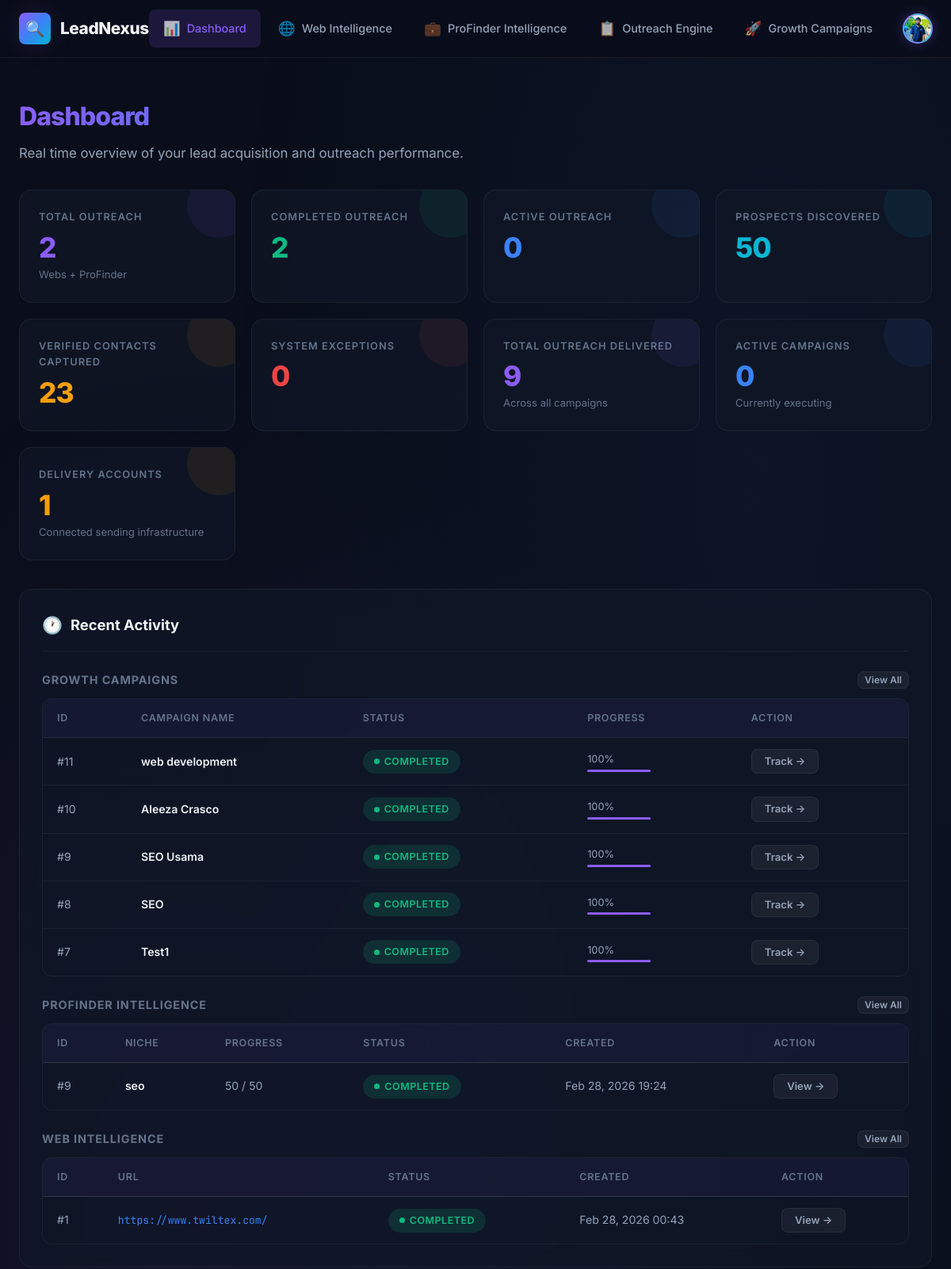
The app's page / (signed in, upper part), older data.
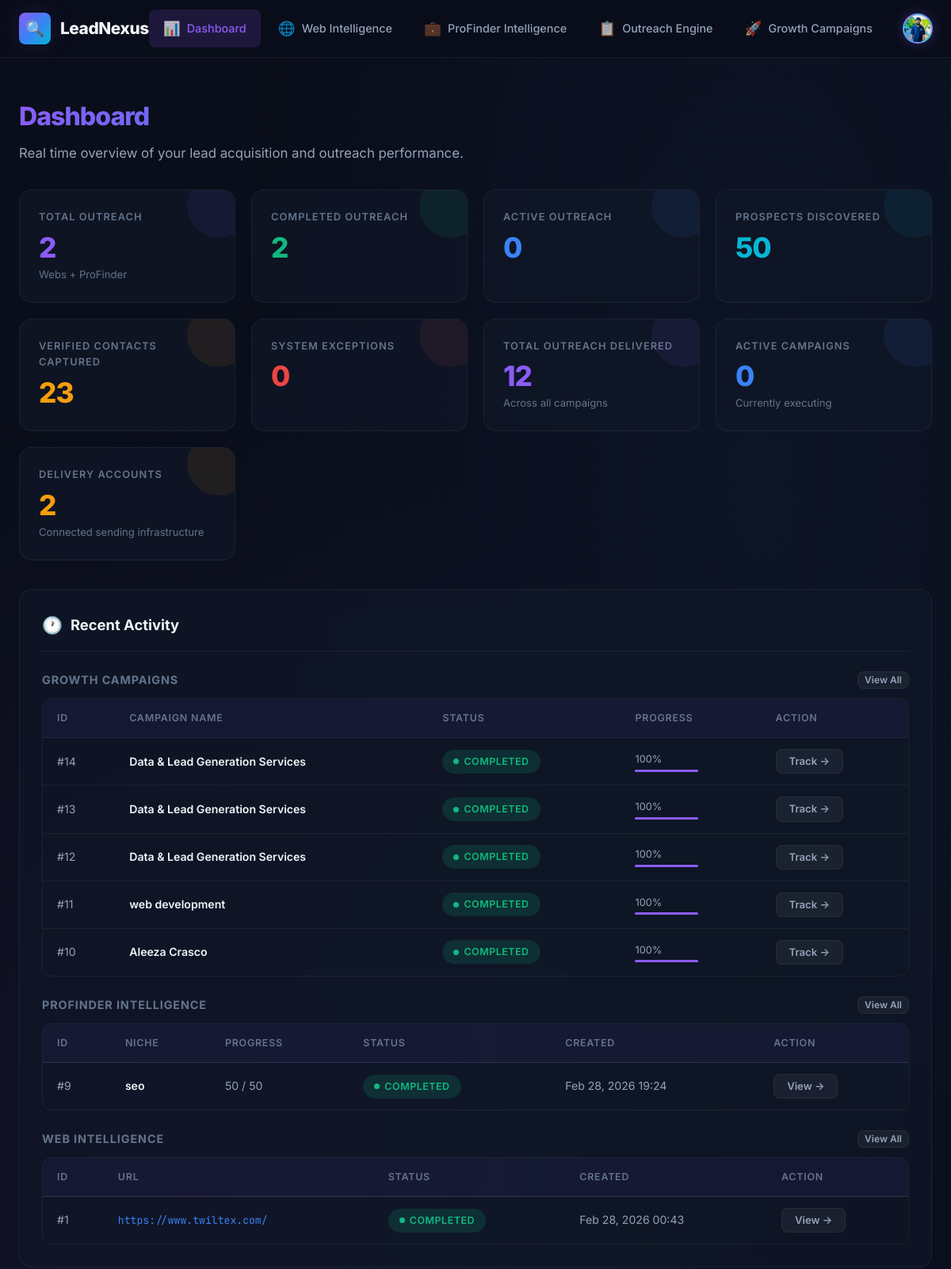
The same page, newer data.
### mail/models.py (models this page shows, shortened)
class EmailCampaign(models.Model):
    STATUS_CHOICES = [
        ('pending', 'Pending'),
        ('running', 'Running'),
        ('paused', 'Paused'),
        ('completed', 'Completed'),
        ('failed', 'Failed'),
    ]
    name = models.CharField(max_length=255, default="Untitled Campaign", help_text="A friendly name for your campaign")
    subject = models.CharField(max_length=255)
    body = models.TextField(help_text="Use {{ name }} for placeholders")
    gap_minutes = models.IntegerField(default=1, help_text="Wait time between each email")
    status = models.CharField(max_length=20, choices=STATUS_CHOICES, default='pending')
    created_at = models.DateTimeField(auto_now_add=True)
    updated_at = models.DateTimeField(auto_now=True)
    total_recipients = models.IntegerField(default=0)
    sent_count = models.IntegerField(default=0)
    failed_count = models.IntegerField(default=0)
    @property
    def progress_percentage(self):
        if self.total_recipients == 0:
            return 0
        return int(((self.sent_count + self.failed_count) / self.total_recipients) * 100)

### core/models.py (models this page shows, shortened)
class LinkedInScrapeJob(models.Model):
    STATUS_CHOICES = [
        ('pending',   'Pending'),
        ('running',   'Running'),
        ('completed', 'Completed'),
        ('failed',    'Failed'),
        ('cancelled', 'Cancelled'),
    ]
    niche           = models.CharField(max_length=500, help_text="Search niche / keywords")
    max_profiles    = models.PositiveIntegerField(default=50, help_text="Max profiles to scrape")
    scrape_websites = models.BooleanField(default=True, help_text="Also visit & scrape company websites")
    headless        = models.BooleanField(default=False, help_text="Run Chrome in headless mode")
    account = models.ForeignKey(
        LinkedInAccount,
        on_delete=models.SET_NULL,
        null=True,
        blank=True,
        related_name='jobs',
        help_text="Stored LinkedIn account to use for this job"
    )
    linkedin_email    = models.CharField(max_length=255, blank=True, default='', help_text="Manual email (overridden if account selected)")
    linkedin_password = models.CharField(max_length=255, blank=True, default='', help_text="Manual password (overridden if account selected)")
    status        = models.CharField(max_length=20, choices=STATUS_CHOICES, default='pending', db_index=True)
    error_message = models.TextField(blank=True, default='')
    progress      = models.PositiveIntegerField(default=0, help_text="Profiles scraped so far")
    created_at   = models.DateTimeField(auto_now_add=True)
    started_at   = models.DateTimeField(null=True, blank=True)
    completed_at = models.DateTimeField(null=True, blank=True)
    class Meta:
        ordering = ['-created_at']
        verbose_name = 'LinkedIn Scrape Job'

class ScrapeJob(models.Model):
    STATUS_CHOICES = [
        ('pending',   'Pending'),
        ('running',   'Running'),
        ('completed', 'Completed'),
        ('failed',    'Failed'),
        ('cancelled', 'Cancelled'),
    ]
    url               = models.URLField(max_length=2000, help_text="Target website URL")
    scrape_contact    = models.BooleanField(default=True, help_text="Also scrape contact/about pages")
    max_contact_pages = models.PositiveSmallIntegerField(default=3)
    status        = models.CharField(max_length=20, choices=STATUS_CHOICES, default='pending', db_index=True)
    error_message = models.TextField(blank=True, default='')
    created_at   = models.DateTimeField(auto_now_add=True)
    started_at   = models.DateTimeField(null=True, blank=True)
    completed_at = models.DateTimeField(null=True, blank=True)
    class Meta:
        ordering = ['-created_at']
        verbose_name = 'Website Scrape Job'

### core/template_views.py (the view)
# urls.py: path('',                       template_views.dashboard,           name='dashboard'),
@login_required
def dashboard(request):
    website_jobs  = ScrapeJob.objects.all()
    linkedin_jobs = LinkedInScrapeJob.objects.all()
    total_jobs = website_jobs.count() + linkedin_jobs.count()
    completed_jobs = (
        website_jobs.filter(status='completed').count()
        + linkedin_jobs.filter(status='completed').count()
    )
    running_jobs = (
        website_jobs.filter(status='running').count()
        + linkedin_jobs.filter(status='running').count()
    )
    failed_jobs = (
        website_jobs.filter(status='failed').count()
        + linkedin_jobs.filter(status='failed').count()
    )
    total_profiles = ScrapedLinkedInProfile.objects.count()
    emails_found = (
        ScrapedWebsite.objects.exclude(email__isnull=True).exclude(email='').count()
        + ScrapedLinkedInProfile.objects.exclude(website_email__isnull=True).exclude(website_email='').count()
    )
    return render(request, 'dashboard.html', {
        'active_page':     'dashboard',
        'total_jobs':      total_jobs,
        'completed_jobs':  completed_jobs,
        'running_jobs':    running_jobs,
        'failed_jobs':     failed_jobs,
        'total_profiles':  total_profiles,
        'emails_found':    emails_found,
        'total_emails_sent': sum(c.sent_count for c in EmailCampaign.objects.all()),
        'active_campaigns': EmailCampaign.objects.filter(status='running').count(),
        'smtp_accounts': SMTPCredential.objects.all(),
        'recent_website_jobs':  website_jobs.order_by('-created_at')[:5],
        'recent_linkedin_jobs': linkedin_jobs.order_by('-created_at')[:5],
        'recent_campaigns': EmailCampaign.objects.all().order_by('-created_at')[:5],
    })

### templates/dashboard.html (shortened to what the changed rows need)
{% extends "base.html" %}
{% block content %}
<div class="page-header">
    <h1 class="page-title">Dashboard</h1>
</div>
<div class="stats-grid">
    <div class="stat-card purple">
        <div class="stat-label">Total Outreach Delivered</div>
        <div class="stat-value">{{ total_emails_sent }}</div>
        <div class="stat-sub">Across all campaigns</div>
    </div>
    <div class="stat-card amber">
        <div class="stat-label">Delivery Accounts</div>
        <div class="stat-value">{{ smtp_accounts.count }}</div>
        <div class="stat-sub">Connected sending infrastructure</div>
    </div>
</div>
{% if recent_website_jobs or recent_linkedin_jobs %}
<div style="margin-top: 36px;">
    <div class="card">
        <div class="card-header">
            <h2 class="card-title"><span class="card-icon">🕐</span> Recent Activity</h2>
        </div>
        {% if recent_campaigns %}
        <div class="table-wrapper" style="margin-bottom: 24px;">
            <table class="data-table">
                <thead>
                    <tr>
                        <th>ID</th>
                        <th>Campaign Name</th>
                        <th>Status</th>
                        <th>Progress</th>
                        <th>Action</th>
                    </tr>
                </thead>
                <tbody>
                    {% for campaign in recent_campaigns %}
                    <tr>
                        <td>#{{ campaign.id }}</td>
                        <td class="cell-name">{{ campaign.name }}</td>
                        <td><span class="badge badge-{{ campaign.status }}"><span class="badge-dot"></span> {{ campaign.status|upper }}</span></td>
                        <td>
                            <div style="font-size: 0.8rem; margin-bottom: 2px;">{{ campaign.progress_percentage }}%</div>
                            <div style="width: 80px; height: 3px; background: var(--border); border-radius: 2px;">
                                <div style="width: {{ campaign.progress_percentage }}%; height: 100%; background: var(--accent-purple); border-radius: 2px;"></div>
                            </div>
                        </td>
                        <td><a href="/mail/campaign/{{ campaign.id }}/" class="btn btn-secondary btn-sm">Track →</a></td>
                    </tr>
                    {% endfor %}
                </tbody>
            </table>
        </div>
        {% endif %}
        {% if recent_linkedin_jobs %}
        <div class="table-wrapper" style="margin-bottom: 24px;">
            <table class="data-table">
                <thead>
                    <tr>
                        <th>ID</th>
                        <th>Niche</th>
                        <th>Progress</th>
                        <th>Status</th>
                        <th>Created</th>
                        <th>Action</th>
                    </tr>
                </thead>
                <tbody>
                    {% for job in recent_linkedin_jobs %}
                    <tr>
                        <td>#{{ job.id }}</td>
                        <td class="cell-name">{{ job.niche }}</td>
                        <td>{{ job.progress }} / {{ job.max_profiles }}</td>
                        <td><span class="badge badge-{{ job.status }}"><span class="badge-dot"></span> {{ job.status }}</span></td>
                        <td>{{ job.created_at|date:"M d, Y H:i" }}</td>
                        <td><a href="/linkedin-job/{{ job.id }}/" class="btn btn-secondary btn-sm">View →</a></td>
                    </tr>
                    {% endfor %}
                </tbody>
            </table>
        </div>
        {% endif %}
        {% if recent_website_jobs %}
        <div class="table-wrapper">
            <table class="data-table">
                <thead>
                    <tr>
                        <th>ID</th>
                        <th>URL</th>
                        <th>Status</th>
                        <th>Created</th>
                        <th>Action</th>
                    </tr>
                </thead>
                <tbody>
                    {% for job in recent_website_jobs %}
                    <tr>
                        <td>#{{ job.id }}</td>
                        <td class="cell-url">{{ job.url|truncatechars:60 }}</td>
                        <td><span class="badge badge-{{ job.status }}"><span class="badge-dot"></span> {{ job.status }}</span></td>
                        <td>{{ job.created_at|date:"M d, Y H:i" }}</td>
                        <td><a href="/website-job/{{ job.id }}/" class="btn btn-secondary btn-sm">View →</a></td>
                    </tr>
                    {% endfor %}
                </tbody>
            </table>
        </div>
        {% endif %}
    </div>
</div>
{% endif %}
{% endblock %}

Row changes from the older to the newer data that the page shows:
no longer on this page (row unchanged): EmailCampaign: id "9", name "SEO Usama", status "COMPLETED", progress_percentage "100"
no longer on this page (row unchanged): EmailCampaign: id "8", name "SEO", status "COMPLETED", progress_percentage "100"
no longer on this page (row unchanged): EmailCampaign: id "7", name "Test1", status "COMPLETED", progress_percentage "100"
added EmailCampaign: id "14", name "Data & Lead Generation Services", status "COMPLETED", progress_percentage "100"
added EmailCampaign: id "13", name "Data & Lead Generation Services", status "COMPLETED", progress_percentage "100"
added EmailCampaign: id "12", name "Data & Lead Generation Services", status "COMPLETED", progress_percentage "100"
Text that changed along with them:
{{ total_emails_sent }}: "9" → "12"
{{ smtp_accounts.count }}: "1" → "2"
